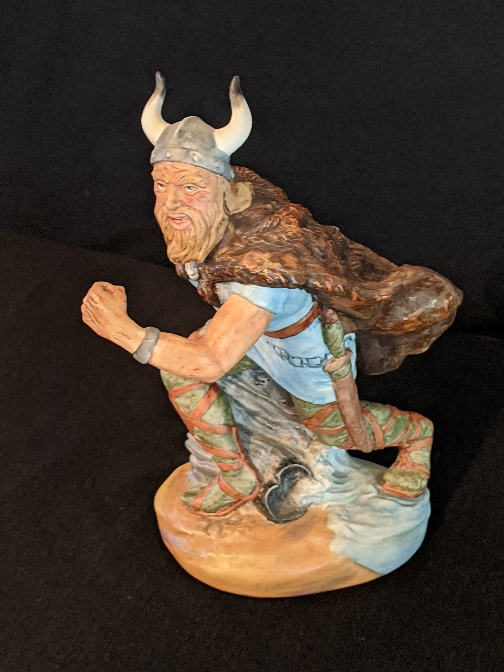
#> input picture structure-from-motion/viking/00.jpg, 504 x 672 px; its folder holds 4 pictures in this run
$ python demo.py
#> lines starting #> are read from the running program, lines starting #| are printed output that depends on the picture
import cv2 as cv
import os
import matplotlib.pyplot as plt
import numpy as np

IMG_PATH = "./viking"
K = np.matrix("523.81 0.00 252.00; 0.00 523.81 336.00; 0.00 0.00 1.00")


MATCHING_THRESHOLD = 0.5  # 0.7


def auto_select_pose_and_points(
    pts_1,
    pts_2,
    pts1_norm,
    pts2_norm,
    desc_1,
    desc_2,
    good_matches,
    img_1_K,
    img_2_K,
):
    """
    Evaluates both uncalibrated (Method 1) and calibrated (Method 2) pipelines.
    Returns the winning (R, t, points_3D, selected_method) based on structural validity.
    """
    results = {}

    # ==========================================
    # PIPELINE 1: Method 1 (Fundamental -> Essential)
    # ==========================================
    try:
        fund_matrix, mask1 = cv.findFundamentalMat(pts_1, pts_2, cv.FM_RANSAC, 3, 0.99)
        E_mat1 = img_1_K.T @ fund_matrix @ img_2_K

        valid1 = mask1.ravel() == 1
        _, R1, t1, pose_mask1 = cv.recoverPose(
            E_mat1, pts1_norm[valid1], pts2_norm[valid1], cameraMatrix=np.eye(3)
        )

        # Triangulate
        valid_pose1 = pose_mask1.ravel() == 255
        p3D_1 = triangulate_points(
            pts_1[valid1][valid_pose1],
            pts_2[valid1][valid_pose1],
            img_1_K,
            img_2_K,
            R1,
            t1,
        )

        # filter the descriptors
        final_mask1 = valid1.copy()
        final_mask1[valid1] = valid_pose1
        surviving_idx1 = [
            m.queryIdx for idx, m in enumerate(good_matches) if final_mask1[idx]
        ]
        clean_desc1 = desc_1[surviving_idx1]  # Maps 1:1 with p3D_1 rows

        results[1] = {
            "R": R1,
            "t": t1,
            "p3D": p3D_1,
            "inliers": len(p3D_1),
            "E": E_mat1,
            "descriptors": clean_desc1,
        }

    except Exception as e:
        print(f"Error in Method 1: {e}")
        results[1] = {"inliers": 0, "E": None}  # Failed completely

    # ==========================================
    # PIPELINE 2: Method 2 (Direct Essential Mat)
    # ==========================================
    try:
        E_mat2, mask2 = cv.findEssentialMat(
            pts_1=pts1_norm,
            pts_2=pts2_norm,
            cameraMatrix=np.eye(3),
            method=cv.RANSAC,
            prob=0.99,
            threshold=0.001,
        )

        valid2 = mask2.ravel() == 1
        _, R2, t2, pose_mask2 = cv.recoverPose(
            E_mat2, pts1_norm[valid2], pts2_norm[valid2], cameraMatrix=np.eye(3)
        )

        # Triangulate
        valid_pose2 = pose_mask2.ravel() == 255
        p3D_2 = triangulate_points(
            pts_1[valid2][valid_pose2],
            pts_2[valid2][valid_pose2],
            img_1_K,
            img_2_K,
            R2,
            t2,
        )

        # filter the descriptors
        final_mask2 = valid2.copy()
        final_mask2[valid2] = valid_pose2
        surviving_idx2 = [
            m.queryIdx for idx, m in enumerate(good_matches) if final_mask2[idx]
        ]
        clean_desc2 = desc_2[surviving_idx2]  # Maps 1:1 with p3D_2 rows

        results[2] = {
            "R": R2,
            "t": t2,
            "p3D": p3D_2,
            "inliers": len(p3D_2),
            "E": E_mat2,
            "descriptors": clean_desc2,
        }
    except Exception as e:
        print(f"Error in Method 2: {e}")
        results[2] = {"inliers": 0, "E": None}

    # ==========================================
    # SCORING & SELECTION ENGINE
    # ==========================================
    scores = {1: -100, 2: -100}  # Initialize low scores

    for method_id in [1, 2]:
        data = results[method_id]
        if data["inliers"] < 8:  # Absolute minimum points required for stable 3D shape
            continue

        z_depths = data["p3D"][:, 2]

        # Metric A: Positive Depth Check (Chirality)
        positive_depth_ratio = np.sum(z_depths > 0) / len(z_depths)
        if (
            positive_depth_ratio < 0.85
        ):  # If more than 15% of points are behind the camera, disqualify
            continue

        # Metric B: Depth Spread (Detects the collapsed clump/smudge bug)
        # We look at the Standard Deviation of depth relative to its Median value
        median_z = np.median(z_depths)
        std_z = np.std(z_depths)
        relative_spread = std_z / (median_z + 1e-6)

        # Compute final score
        # A good reconstruction has high inlier count AND a natural structural distribution (relative_spread > 0.05)
        if (
            0.01 < relative_spread < 5.0
        ):  # Disqualify collapsed clusters (<0.01) or exploding inf values (>5.0)
            scores[method_id] = data[
                "inliers"
            ]  # Base score is number of valid structured points
        else:
            scores[method_id] = (
                data["inliers"] * 0.01
            )  # Heavily penalize structural failures

    # Pick the winner
    best_method = max(scores, key=scores.get)

    # Fallback to prevent crash if both methods scored terribly
    if scores[best_method] < 0:
        print(
            "⚠️ WARNING: Both initialization methods failed geometric verification. Defaulting to Method 1."
        )
        best_method = 1

    print(
        f"Decision Engine chosen: METHOD {best_method} (Score M1: {scores[1]:.1f}, Score M2: {scores[2]:.1f})"
    )
    return (
        results[best_method]["E"],
        results[best_method]["R"],
        results[best_method]["t"],
        results[best_method]["p3D"],
        results[best_method]["descriptors"],
        best_method,
    )


def triangulate_points(pts_1, pts_2, K_left, K_right, R, T):
    P1 = K_left @ np.hstack((np.eye(3), np.zeros((3, 1))))
    P2 = K_right @ np.hstack((R, T))

    points_4d = cv.triangulatePoints(P1, P2, pts_1.T, pts_2.T)

    # Convert 4D homogeneous coordinates back to 3D Cartesian (x, y, z)
    points_3d = points_4d[:3, :] / points_4d[3, :]

    # Return shape (N, 3) for clean downstream use
    return points_3d.T


def match(img_left, img_right):
    # Initialize SIFT detector
    sift = cv.SIFT_create()

    # Detect keypoints and compute descriptors
    kp_left, desc_left = sift.detectAndCompute(img_left, None)
    kp_right, desc_right = sift.detectAndCompute(img_right, None)

    # Use FLANN-based matcher
    index_params = dict(algorithm=1, trees=5)  # Using KDTree for SIFT
    search_params = dict(checks=50)
    flann = cv.FlannBasedMatcher(index_params, search_params)

    matches = flann.knnMatch(desc_left, desc_right, k=2)

    # Apply Lowe's ratio test
    good_matches = []
    for m, n in matches:
        if m.distance < MATCHING_THRESHOLD * n.distance:
            good_matches.append(m)

    return kp_left, kp_right, desc_left, desc_right, good_matches


def init_3d_points(img1, img2):
    gray1 = cv.cvtColor(img1, cv.COLOR_BGR2GRAY)
    gray2 = cv.cvtColor(img2, cv.COLOR_BGR2GRAY)

    kp_1, kp_2, desc_1, desc_2, good_matches = match(gray1, gray2)

    pts_1 = np.float32([kp_1[m.queryIdx].pt for m in good_matches])
    pts_2 = np.float32([kp_2[m.trainIdx].pt for m in good_matches])
    print(f"pts_1: {len(pts_1)}")
    print(f"pts_2: {len(pts_2)}")

    # draw matches
    draw_match = True
    if draw_match:
        img_matches = cv.drawMatches(
            img1,
            kp_1,
            img2,
            kp_2,
            good_matches,
            None,
            flags=cv.DrawMatchesFlags_NOT_DRAW_SINGLE_POINTS,
        )
        cv.namedWindow("Matches", cv.WINDOW_NORMAL)
        cv.imshow("Matches", img_matches)
        cv.waitKey(0)
        cv.destroyAllWindows()

    # find matrices
    pts1_norm = cv.undistortPoints(
        np.expand_dims(pts_1, axis=1),
        cameraMatrix=K,
        distCoeffs=None,
    )
    pts2_norm = cv.undistortPoints(
        np.expand_dims(pts_2, axis=1),
        cameraMatrix=K,
        distCoeffs=None,
    )
    E_mat, R, t, points_3d, descriptors, chosen_method = auto_select_pose_and_points(
        pts_1, pts_2, pts1_norm, pts2_norm, desc_1, desc_2, good_matches, K, K
    )

    print(f"Essential Matrix:\n{E_mat}")
    print(f"Rotation Matrix (R):\n{R}")
    print(f"Translation Vector (t):\n{t}")
    print(f"3D Points:\n{len(points_3d)}")
    print(f"Descriptors:\n{len(descriptors)}")

    assert len(points_3d) == len(descriptors)

    return points_3d, descriptors, R, t


def get_2d_to_3d_correspondences(
    kp_im2, clean_descriptors, clean_points_3d, des_im2, matching_threshold=0.5
):
    """
    Matches Image 2 descriptors directly against the clean 3D descriptor bank.

    Returns:
        object_points: (N, 3) numpy array of existing 3D points
        image_points:  (N, 2) numpy array of corresponding 2D pixels in Image 2
    """
    # 1. Match Image 2's descriptors directly against our clean 3D descriptor matrix
    index_params = dict(algorithm=1, trees=5)
    search_params = dict(checks=50)
    flann = cv.FlannBasedMatcher(index_params, search_params)

    # Note: clean_descriptors is the query matrix, des_im2 is the train matrix
    matches = flann.knnMatch(clean_descriptors, des_im2, k=2)

    object_points = []  # Will hold 3D coordinates (X, Y, Z)
    image_points = []  # Will hold 2D pixel coordinates in Image 2 (u, v)

    # 2. Extract pairs that pass Lowe's ratio test
    for m, n in matches:
        if m.distance < matching_threshold * n.distance:
            # m.queryIdx corresponds directly to the row index inside clean_descriptors.
            # Because clean_points_3d matches 1:1 by row, we use it to pull the 3D point immediately.
            clean_row_idx = m.queryIdx
            im2_kp_idx = m.trainIdx

            point_3d = clean_points_3d[clean_row_idx]
            pixel_2d = kp_im2[im2_kp_idx].pt

            object_points.append(point_3d)
            image_points.append(pixel_2d)

    return np.array(object_points, dtype=np.float32), np.array(
        image_points, dtype=np.float32
    )


if __name__ == "__main__":
    imgs = []
    for imgname in sorted(os.listdir(IMG_PATH)):
        imgpath = os.path.join(IMG_PATH, imgname)
        img = cv.imread(imgpath)
#> img is the input picture: shape (672, 504, 3); mean B, G, R 49, 59.6, 71.8
        imgs.append(img)

    clean_points_3d = None
    clean_descriptors = None
    ref_img = None
    ref_gray = None
    ref_img_next = None
    ref_gray_next = None
    R_ref = None
    t_ref = None

    for i in range(len(imgs)):
        if i <= 1:
            if i == 0:
                img1 = imgs[i].copy()
                img2 = imgs[i + 1].copy()

                ref_img = img1.copy()
                ref_gray = cv.cvtColor(ref_img, cv.COLOR_BGR2GRAY)

                ref_img_next = img2.copy()
                ref_gray_next = cv.cvtColor(ref_img_next, cv.COLOR_BGR2GRAY)

                clean_points_3d, clean_descriptors, R_ref, t_ref = init_3d_points(
                    img1, img2
                )
            else:
                continue
        else:
            img_next = imgs[i].copy()
            gray_next = cv.cvtColor(img_next, cv.COLOR_BGR2GRAY)

            # match the new image with the reference image
            kp_ref, kp_next, desc_ref, desc_next, good_matches = match(
                ref_gray, gray_next
            )

            # Find 2D-3D correspondences
            object_points, image_points = get_2d_to_3d_correspondences(
                kp_next, clean_descriptors, clean_points_3d, desc_next
            )
            print(f"Found {len(object_points)} shared points to locate Camera {i}.")

            # solve pnp
            success, rvec, tvec, pnp_inliers = cv.solvePnPRansac(
                objectPoints=object_points,
                imagePoints=image_points,
                cameraMatrix=K,  # Camera 2's Intrinsics
                distCoeffs=None,
                flags=cv.SOLVEPNP_ITERATIVE,
            )

            if not success or pnp_inliers is None:
                raise RuntimeError(
                    "PnP failed to find Camera 2 pose. Not enough overlapping points."
                )

            # 3. Convert the rotation vector to a standard 3x3 Rotation Matrix
            R2, _ = cv.Rodrigues(rvec)
            t2 = tvec

            print("Camera 2 successfully registered into the world!")
            print(f"R2:\n{R2}\nt2:\n{t2}")

            # TODO: new triangulation
            # match with another ref image
            kp_ref_next, kp_next, desc_ref_next, desc_next, good_matches_new = match(
                ref_gray_next, gray_next
            )

            # TODO: only use the points that are not in the previous descriptors
            index_params = dict(algorithm=1, trees=5)
            search_params = dict(checks=50)
            flann = cv.FlannBasedMatcher(index_params, search_params)

            # Match clean bank (query) against current Image 1 descriptors (train)
            already_built_matches = flann.knnMatch(
                clean_descriptors, desc_ref_next, k=2
            )

            # Extract a set of Image 1 descriptor indices that are ALREADY in the 3D cloud
            already_triangulated_im1_idx = set()
            for m, n in already_built_matches:
                if m.distance < MATCHING_THRESHOLD * n.distance:
                    # m.trainIdx corresponds to the row index inside desc_ref_next
                    already_triangulated_im1_idx.add(m.trainIdx)

            # 3. Filter for completely BRAND NEW features shared between Image 1 and Image 2
            new_pts_1 = []
            new_pts_2 = []
            new_desc_1 = []  # We also save the new descriptors to expand our tracking bank!

            for m in good_matches_new:
                im1_feat_idx = m.queryIdx  # Feature index in Image 1
                im2_feat_idx = m.trainIdx  # Feature index in Image 2

                # If this Image 1 feature does NOT exist in our clean 3D bank, it's brand new!
                if im1_feat_idx not in already_triangulated_im1_idx:
                    new_pts_1.append(kp_ref_next[im1_feat_idx].pt)
                    new_pts_2.append(kp_next[im2_feat_idx].pt)
                    new_desc_1.append(desc_ref_next[im1_feat_idx])

            # Convert to numpy arrays for calculation
            new_pts_1 = np.float32(new_pts_1)
            new_pts_2 = np.float32(new_pts_2)
            new_desc_1 = np.array(new_desc_1, dtype=np.float32)

            print(f"Found {len(new_pts_1)} brand new features to grow the cloud.")

            # 4. Triangulate the new structure using Camera 1 and Camera 2
            # R_ref, t_ref = Absolute global pose matrices of your reference camera (calculated in previous loop)
            # R2, t2       = Absolute global pose matrices of your next camera (from your recent PnP step)
            if len(new_pts_1) > 0:
                # Build complete projection matrices for both cameras explicitly
                P1 = K @ np.hstack((R_ref, t_ref))
                P2 = K @ np.hstack((R2, t2))

                # Perform direct triangulation using absolute global projection grids
                points_4d = cv.triangulatePoints(P1, P2, new_pts_1.T, new_pts_2.T)
                new_points_3D = (points_4d[:3, :] / points_4d[3, :]).T

                # 5. Geometrically filter the new points (Chirality / Depth check)
                new_z_depths = new_points_3D[:, 2]
                valid_new_points_mask = (new_z_depths > 0) & (
                    new_z_depths < np.median(new_z_depths) + 2 * np.std(new_z_depths)
                )

                filtered_new_points_3D = new_points_3D[valid_new_points_mask]
                filtered_new_desc_1 = new_desc_1[valid_new_points_mask]

                # 6. Expand your master tracking arrays dynamically!
                clean_points_3d = np.vstack((clean_points_3d, filtered_new_points_3D))
                clean_descriptors = np.vstack((clean_descriptors, filtered_new_desc_1))

                # update the next ref
                ref_img_next = img_next.copy()
                ref_gray_next = gray_next.copy()
                R_ref = R2.copy()
                t_ref = t2.copy()

            print(
                f"Point cloud expanded! Total tracked 3D points now: {len(clean_points_3d)}"
            )

        print(f"clean_points_3d: {len(clean_points_3d)}")
        fig = plt.figure(figsize=(10, 8))
        ax = fig.add_subplot(111, projection="3d")

        # Scatter plot configuration
        # X = Column 0, Y = Column 1, Z = Column 2
        ax.scatter(
            clean_points_3d[:, 0],
            clean_points_3d[:, 1],
            clean_points_3d[:, 2],
            c=clean_points_3d[:, 2],
        )

        ax.set_xlabel("X Axis")
        ax.set_ylabel("Y Axis")
        ax.set_zlabel("Z Axis")
        ax.set_title("Matplotlib 3D Points Visualization")

        # Set initial viewing angle perspective
        ax.view_init(elev=-90, azim=-90)

        plt.show()
#> this loop made 4 passes
#> pass 1, `ref_gray = cv.cvtColor(ref_img, cv.COLOR_BGR2GRAY)`:
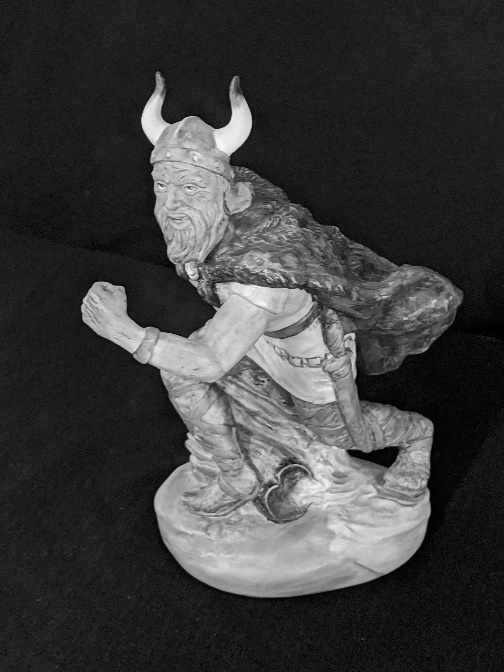
#> ref_gray: shape (672, 504); min 0, max 250, mean 62
#> pass 1, `ref_gray_next = cv.cvtColor(ref_img_next, cv.COLOR_BGR2GRAY)`:
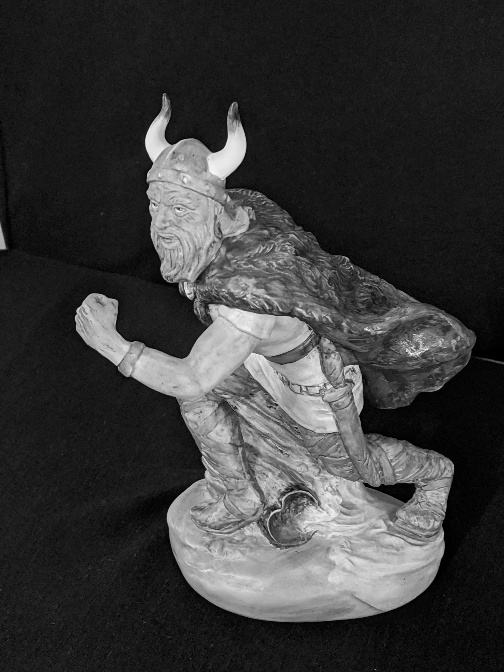
#> ref_gray_next: shape (672, 504); min 0, max 246, mean 58.6
#> pass 1, in init_3d_points, `img_matches = cv.drawMatches( img1, kp_1, img2, kp_2, good_matches, No..`:
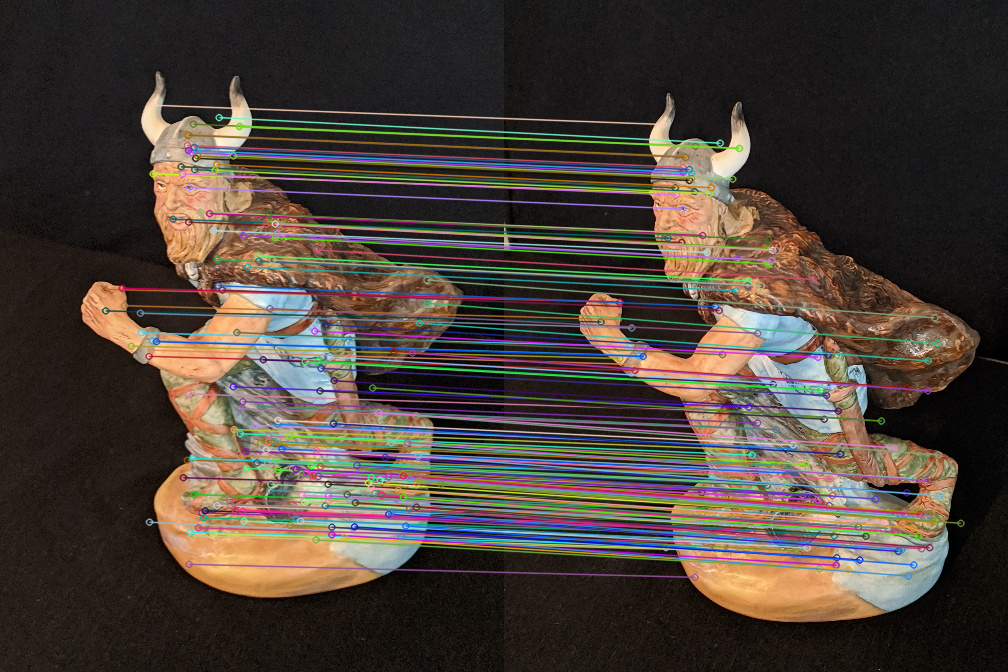
#> img_matches: shape (672, 1008, 3); mean B, G, R 57, 64.4, 74.2
#> pass 1, `plt.show()`:
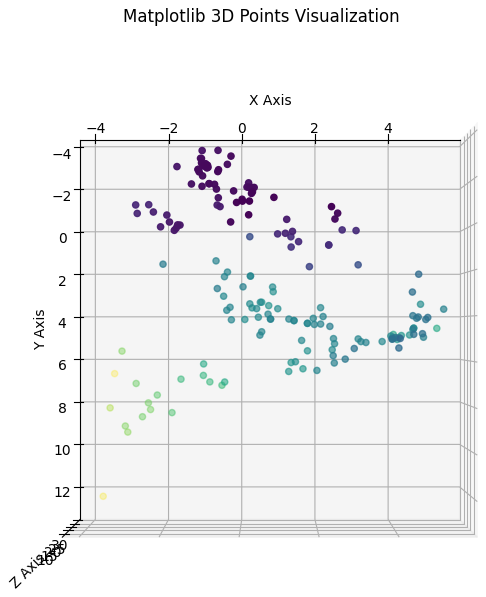
#> figure drawn by matplotlib, 1 panel
#> pass 3, `gray_next = cv.cvtColor(img_next, cv.COLOR_BGR2GRAY)`:
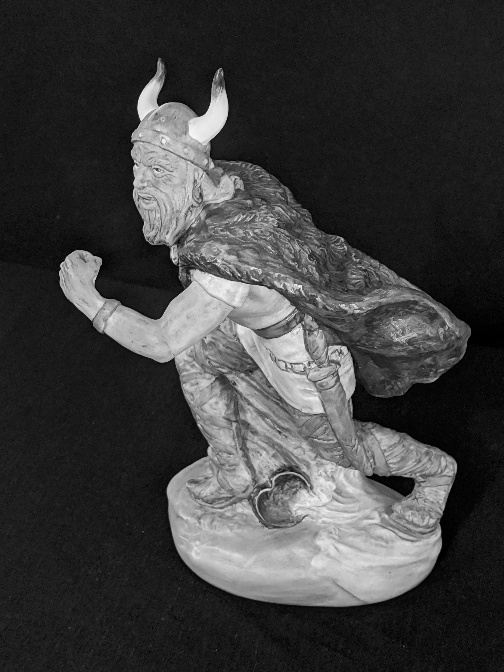
#> gray_next: shape (672, 504); min 0, max 249, mean 62
#> after the loop:
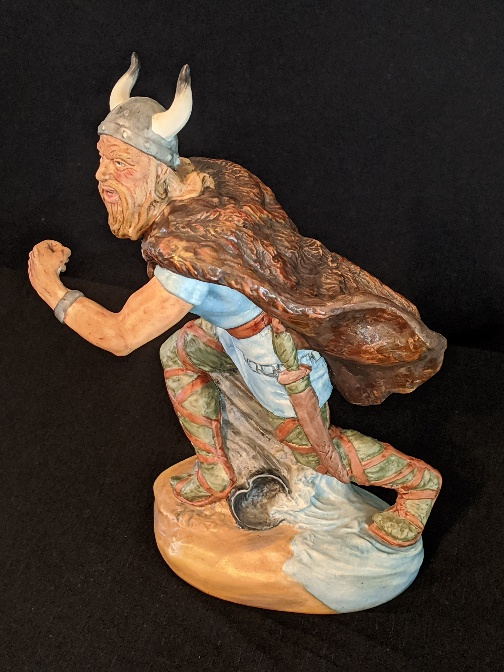
#> img_next: shape (672, 504, 3); mean B, G, R 48.7, 60.6, 75.3
#> after the loop:
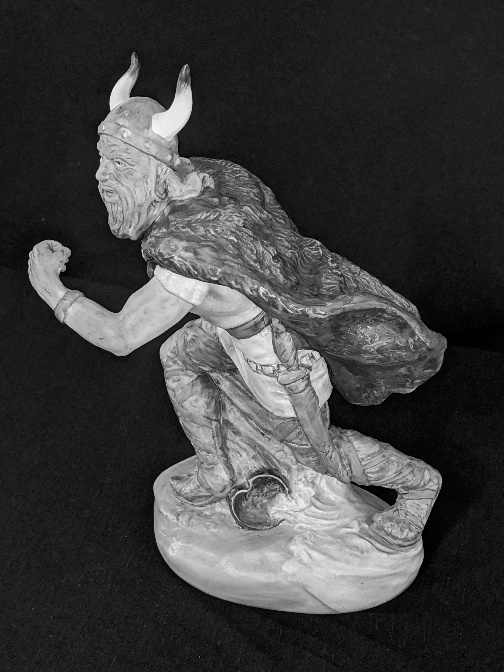
#> ref_gray_next: shape (672, 504); min 0, max 251, mean 63.6
